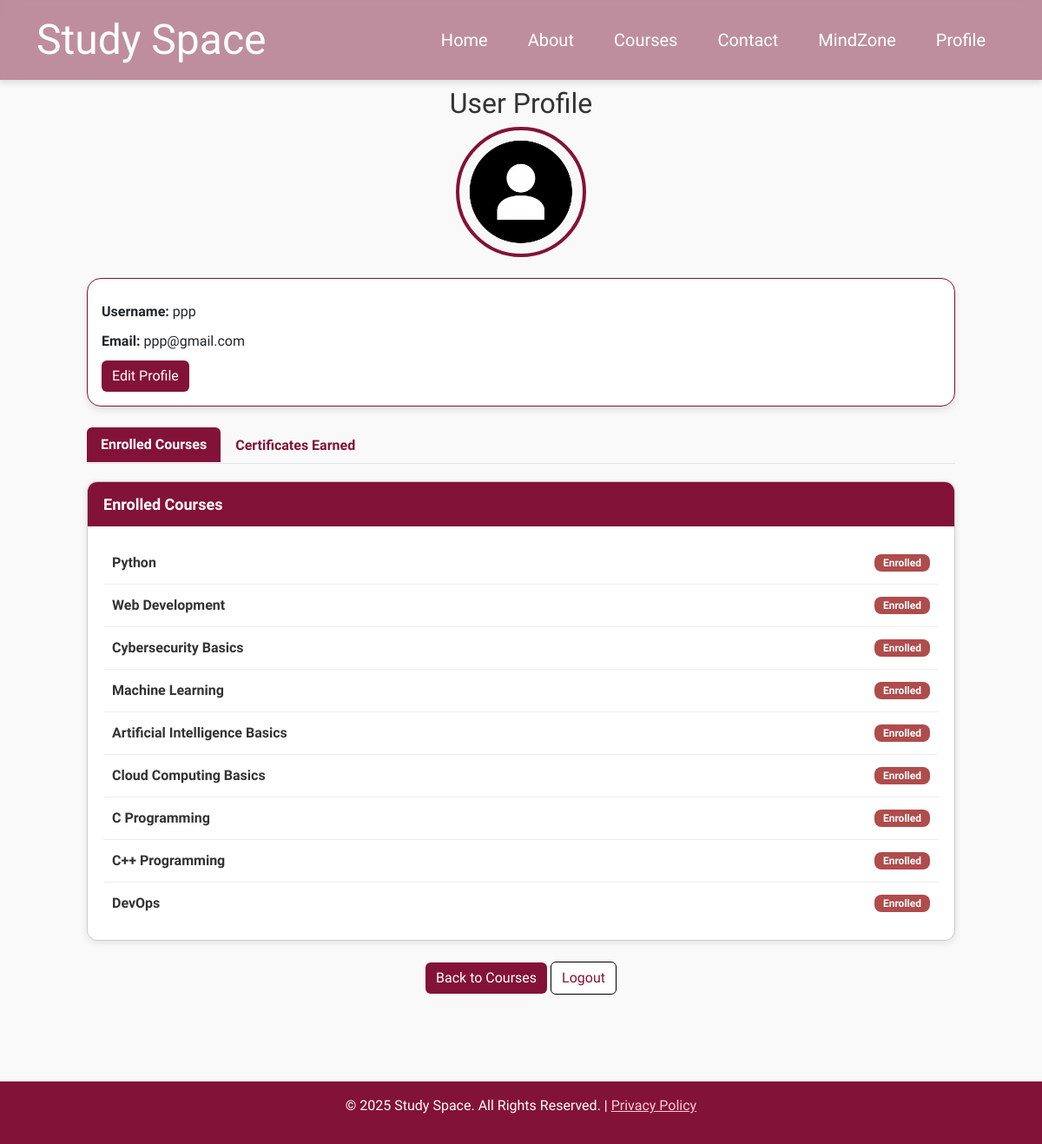
Page /profile (signed in) on the committed database.
### tables this page shows
CREATE TABLE users (
            id INTEGER PRIMARY KEY AUTOINCREMENT,
            username TEXT UNIQUE NOT NULL,
            email TEXT UNIQUE NOT NULL,
            password TEXT NOT NULL,
            profile_pic TEXT DEFAULT 'default.png'
        );

CREATE TABLE enrollments (
            id INTEGER PRIMARY KEY AUTOINCREMENT,
            username TEXT NOT NULL,
            course_id INTEGER NOT NULL,
            course_name TEXT NOT NULL,
            course_cost INTEGER NOT NULL,
            course_duration TEXT NOT NULL,
            FOREIGN KEY (username) REFERENCES users(username),
            FOREIGN KEY (course_id) REFERENCES courses(id)
        );

### app.py (the view)
@app.route('/profile')
def profile():
    if "username" not in session:
        flash("Please login first!", "warning")
        return redirect(url_for("login"))
    username = session["username"]  # Get the username from session
    conn = get_db_connection()
    conn.row_factory = sqlite3.Row
    cursor = conn.cursor()
    user_data = cursor.execute("SELECT * FROM users WHERE username = ?", (username,)).fetchone()
    enrollments = cursor.execute("SELECT * FROM enrollments WHERE username = ?", (username,)).fetchall()
    certificates = cursor.execute("SELECT course_name, date_earned FROM certificates WHERE username = ?", (username,)).fetchall()
    conn.close()
    unique_certificates = []
    seen_courses = set()
    for cert in certificates:
        if cert['course_name'] not in seen_courses:
            seen_courses.add(cert['course_name'])
            unique_certificates.append(cert)
    if not user_data:
        flash("User not found!", "danger")
        return redirect(url_for("login"))
    return render_template('profile.html', user=user_data, enrollments=enrollments,certificates=unique_certificates)

### app.py (called while the page is built)
def get_db_connection():
    conn = sqlite3.connect(DB_PATH)
    conn.row_factory = sqlite3.Row
    return conn

### templates/profile.html (shortened to what this page needs)
<!DOCTYPE html>
<html lang="en">
<head>
    <link href="https://cdn.jsdelivr.net/npm/bootstrap@5.3.0-alpha1/dist/css/bootstrap.min.css" rel="stylesheet">
    <link rel="stylesheet" href="{{ url_for('static', filename='css/profile.css') }}">
</head>
<body>
    <nav class="navbar navbar-expand-lg">
        <div class="container">
            <a class="navbar-brand">Study Space</a>
            <div class="collapse navbar-collapse" id="navbarNav">
                <ul class="navbar-nav ms-auto">
                    <li class="nav-item"><a class="nav-link" href="{{ url_for('home') }}">Home</a></li>
                    <li class="nav-item"><a class="nav-link" href="{{ url_for('home') }}#about">About</a></li>
                    <li class="nav-item"><a class="nav-link" href="{{ url_for('courses') }}">Courses</a></li>
                    <li class="nav-item"><a class="nav-link" href="{{ url_for('contact') }}">Contact</a></li>
                    <li class="nav-item"><a class="nav-link" href="{{ url_for('game') }}">MindZone</a></li>
                    <li class="nav-item"><a class="nav-link" href="{{ url_for('profile') }}">Profile</a></li>
                </ul>
            </div>
        </div>
    </nav>
    <div class="container1">
        <h2 class="text-center">User Profile</h2>
        <div class="text-center">
            <img src="{{ url_for('static', filename='uploads/' + (user['profile_pic'] if user['profile_pic'] else 'default.png')) }}"
                alt="Profile Picture" class="rounded-circle" width="150">
        </div>
        <div class="card mt-4">
            <div class="card-body">
                <p><strong>Username:</strong> {{ user['username'] }}</p>
                <p><strong>Email:</strong> {{ user['email'] }}</p>
                <a href="{{ url_for('edit_profile') }}" class="btn btn-warning">Edit Profile</a>
            </div>
        </div>
        <ul class="nav nav-tabs mt-4" id="profileTabs" role="tablist">
            <li class="nav-item" role="presentation">
                <button class="nav-link active" id="courses-tab" data-bs-toggle="tab" data-bs-target="#courses"
                    type="button" role="tab">Enrolled Courses</button>
            </li>
            <li class="nav-item" role="presentation">
                <button class="nav-link" id="certificates-tab" data-bs-toggle="tab" data-bs-target="#certificates"
                    type="button" role="tab">Certificates Earned</button>
            </li>
        </ul>
        <div class="tab-content" id="profileTabsContent">
            <div class="tab-pane fade show active" id="courses" role="tabpanel">
                <div class="custom-card">
                    <div class="custom-card-header">Enrolled Courses</div>
                    <div class="custom-card-body">
                        {% if enrollments %}
                        <ul class="custom-list">
                            {% for course in enrollments %}
                            <li class="custom-list-item">
                                <a href="{{ url_for('course_content', course_name=course['course_name']) }}"
                                    class="course-link">
                                    {{ course['course_name'] }}
                                </a>
                                <span class="badge">Enrolled</span>
                            </li>
                            {% endfor %}
                        </ul>
                        {% else %}
                        <p class="no-data">You are not enrolled in any courses yet.</p>
                        {% endif %}
                    </div>
                </div>
            </div>
        </div>
        <div class="text-center mt-4">
            <a href="{{ url_for('courses') }}" class="btn btn-primary">Back to Courses</a>
            <a href="{{ url_for('logout') }}" class="btn btn-danger">Logout</a>
        </div>
    </div>
    <footer class="text-center py-3" style="background-color: #831238;">
        <p>&copy; 2025 Study Space. All Rights Reserved. | <a href="privacy.html">Privacy Policy</a></p>
    </footer>
</body>
</html>

### static/css/profile.css (style rules this page uses)
body { font-family: 'Philosopher', sans-serif; background-color: #f9f9f9; color: #333; margin: 0; padding: 0; }
.navbar { position: fixed; width: 100%; top: 0; left: 0; background: rgba(113, 0, 38, 0.432); backdrop-filter: blur(10px); padding: 5px 20px; display: flex; justify-content: space-between; align-items: center; z-index: 1000; transition: background 0.3s ease-in-out; box-shadow: 0 4px 6px rgba(0, 0, 0, 0.1); }
.navbar-brand { font-family: "Jersey 15", serif; font-size: 3rem; font-weight: lighter; color: white; transition: color 0.3s ease, transform 0.3s ease, opacity 0.3s ease; opacity: 1; }
.navbar-nav .nav-item { margin-left: 20px; font-size: 1.5rem; margin: 0 15px; transition: #ffffff 0.3s ease, transform 0.3s ease, opacity 0.3s ease; opacity: 1; }
.navbar-nav .nav-link { transition: #831238 0.3s ease; color: #ffffff; font-weight: 500; font-size: 20px; }
.container1 { margin: 100px 100px 100px 100px; }
.rounded-circle { border: 4px solid #831238; }
.card { border: 1px solid #831238; border-radius: 16px; box-shadow: 0 4px 8px rgba(0, 0, 0, 0.1); }
.card-body p { margin: 10px 0; }
.btn-warning { background-color: #831238;; color: white; border: none; }
.btn-primary { background-color: #831238; border: none; }
.btn-danger { background-color:white; color: #831238; border-color: black; }
footer { color: white; }
footer a { color: #ffccd5; }
.nav-tabs .nav-link { color: #831238; font-weight: bold; }
.nav-tabs .nav-link.active { background-color: #831238; color: white; border: none; }
.tab-content { margin-top: 20px; }
.custom-card { border: 1px solid #ccc; border-radius: 12px; margin-top: 20px; box-shadow: 0 2px 8px rgba(0,0,0,0.1); background-color: #fff; overflow: hidden; }
.custom-card-header { background-color: #831238; color: #fff; padding: 12px 18px; font-weight: bold; font-size: 18px; }
.custom-card-body { padding: 18px; }
.custom-list { list-style: none; padding: 0; margin: 0; }
.custom-list-item { padding: 12px 10px; border-bottom: 1px solid #eee; display: flex; justify-content: space-between; align-items: center; transition: background 0.2s; }
.custom-list-item:last-child { border-bottom: none; }
.course-link { text-decoration: none; color: #333; font-weight: 600; font-size: 16px; }
.badge { background-color: #af4c4c; color: white; padding: 4px 10px; border-radius: 8px; font-size: 12px; }

### rows in the picture
users: profile_pic (placeholder picture), username "ppp", email "ppp@gmail.com"
enrollments: course_name "Python"
enrollments: course_name "Web Development"
enrollments: course_name "Cybersecurity Basics"
enrollments: course_name "Machine Learning"
enrollments: course_name "Artificial Intelligence Basics"
enrollments: course_name "Cloud Computing Basics"
enrollments: course_name "C Programming"
enrollments: course_name "C++ Programming"
enrollments: course_name "DevOps"
